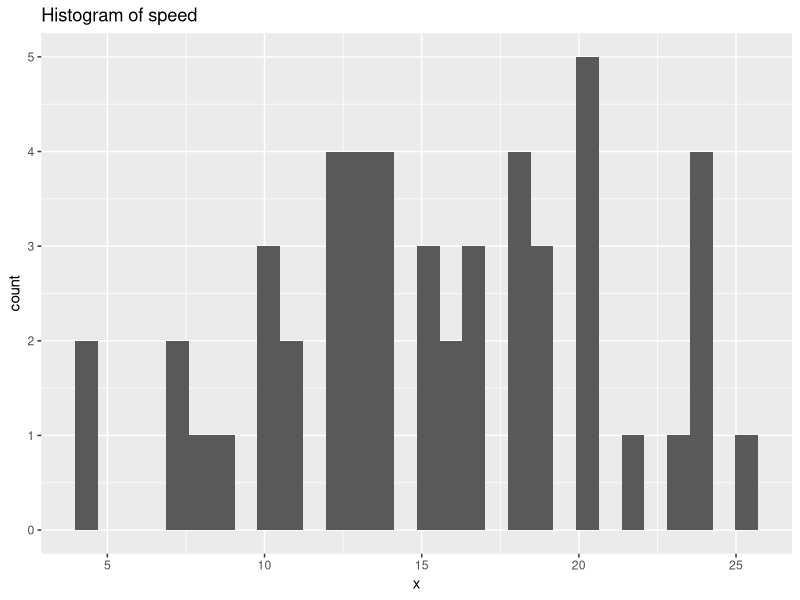
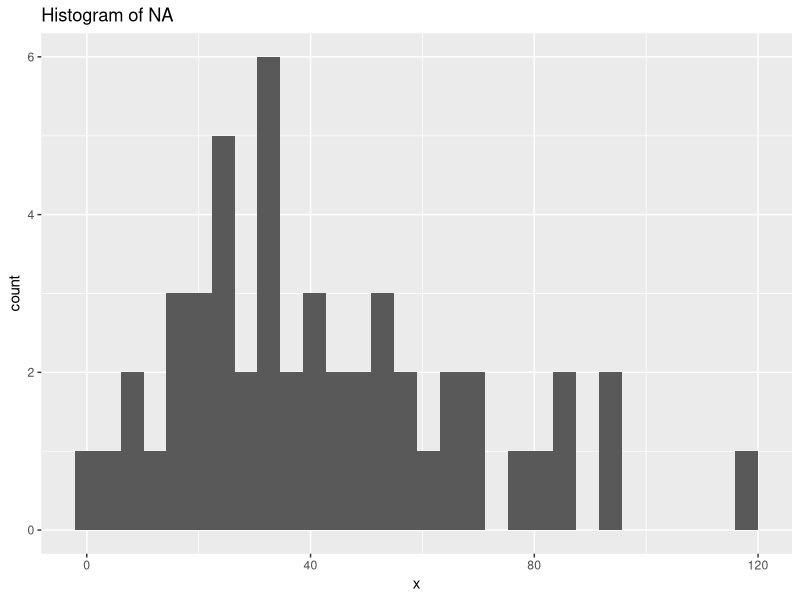
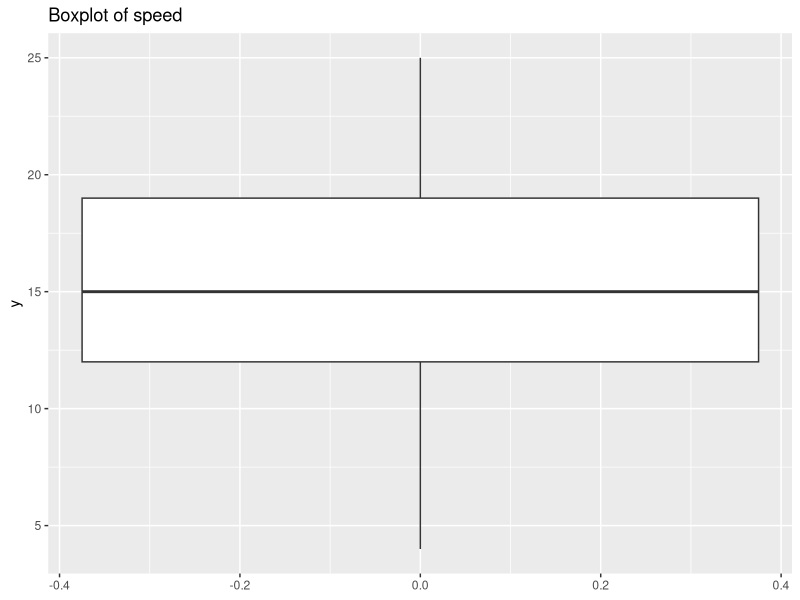
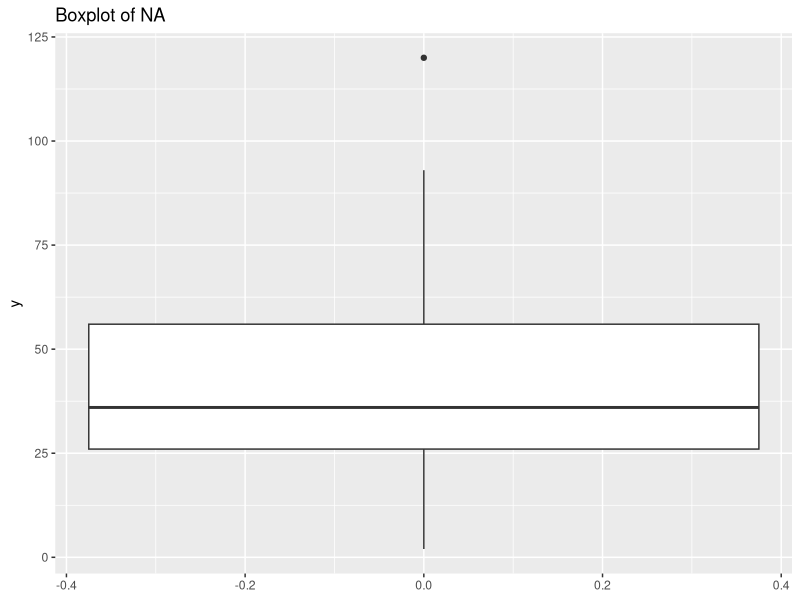
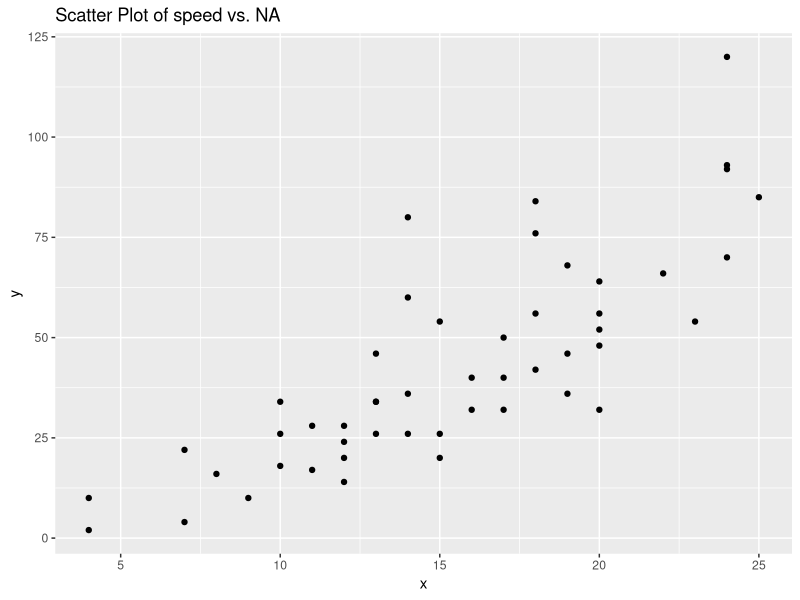

Write the R code that produced these figures, in order. (Note: this script raises an error after producing the figures.)
library(ggplot2)
library(dplyr)
library(reshape2)

# Function to generate histograms for all numeric columns
generate_histograms <- function(data) {
  numeric_cols <- Filter(is.numeric, data)
  plots <- lapply(numeric_cols, function(col) {
    col_name <- colnames(data)[which(data == col)]
    ggplot(data, aes(x = !!col)) +
      geom_histogram() +
      labs(title = paste("Histogram of", col_name))
  })
  return(plots)
}

# Function to generate boxplots for all numeric columns
generate_boxplots <- function(data) {
  numeric_cols <- Filter(is.numeric, data)
  plots <- lapply(numeric_cols, function(col) {
    col_name <- colnames(data)[which(data == col)]
    ggplot(data, aes(y = !!col)) +
      geom_boxplot() +
      labs(title = paste("Boxplot of", col_name))
  })
  return(plots)
}

# Function to generate bar plots for all categorical columns
generate_barplots <- function(data) {
  categorical_cols <- Filter(is.factor, data)
  plots <- lapply(categorical_cols, function(col) {
    col_name <- colnames(data)[which(data == col)]
    ggplot(data, aes(x = !!col)) +
      geom_bar() +
      labs(title = paste("Barplot of", col_name))
  })
  return(plots)
}

# Function to generate scatter plots for all pairs of numeric columns
generate_scatterplots <- function(data) {
  numeric_cols <- Filter(is.numeric, data)
  combinations <- combn(numeric_cols, 2, simplify = FALSE)
  plots <- lapply(combinations, function(pair) {
    col1_name <- colnames(data)[which(data == pair[[1]])]
    col2_name <- colnames(data)[which(data == pair[[2]])]
    ggplot(data, aes(x = !!pair[[1]], y = !!pair[[2]])) +
      geom_point() +
      labs(title = paste("Scatter Plot of", col1_name, "vs.", col2_name))
  })
  return(plots)
}

# Function to print a list of plots
print_plots <- function(plots) {
  for (i in seq_along(plots)) {
    print(plots[[i]])
  }
}

# Example usage with the mtcars dataset

histograms <- generate_histograms(cars)
boxplots <- generate_boxplots(cars)
barplots <- generate_barplots(cars)
scatterplots <- generate_scatterplots(cars)

# Print all generated plots
print_plots(histograms)
print_plots(boxplots)
print_plots(barplots)
print_plots(scatterplots)

melt(cars)

cars1<-cars %>% 
  mutate(across(where(is.factor), ~ as.numeric(unclass(.)))) %>% 
  mutate(VehGas = as.numeric(VehGas == 'Diesel'))

cor(cars1 %>% select(-IDpol)) %>% heatmap(keep.dendro = TRUE)

ggplot(data = melt(cars), aes(x=ClaimNb, y=VehPower, fill=value)) + 
  geom_tile()

cars_orig %>% 
  as_tibble() %>% 
  dplyr::select(where(is.numeric), -IDpol) %>% 
  pairs()

cars_orig %>% dplyr::select(Region, Area, Density) %>% unique %>% arrange(Region, Area)

plot(cars_cumsum$Exposure, cars_cumsum$accum)
